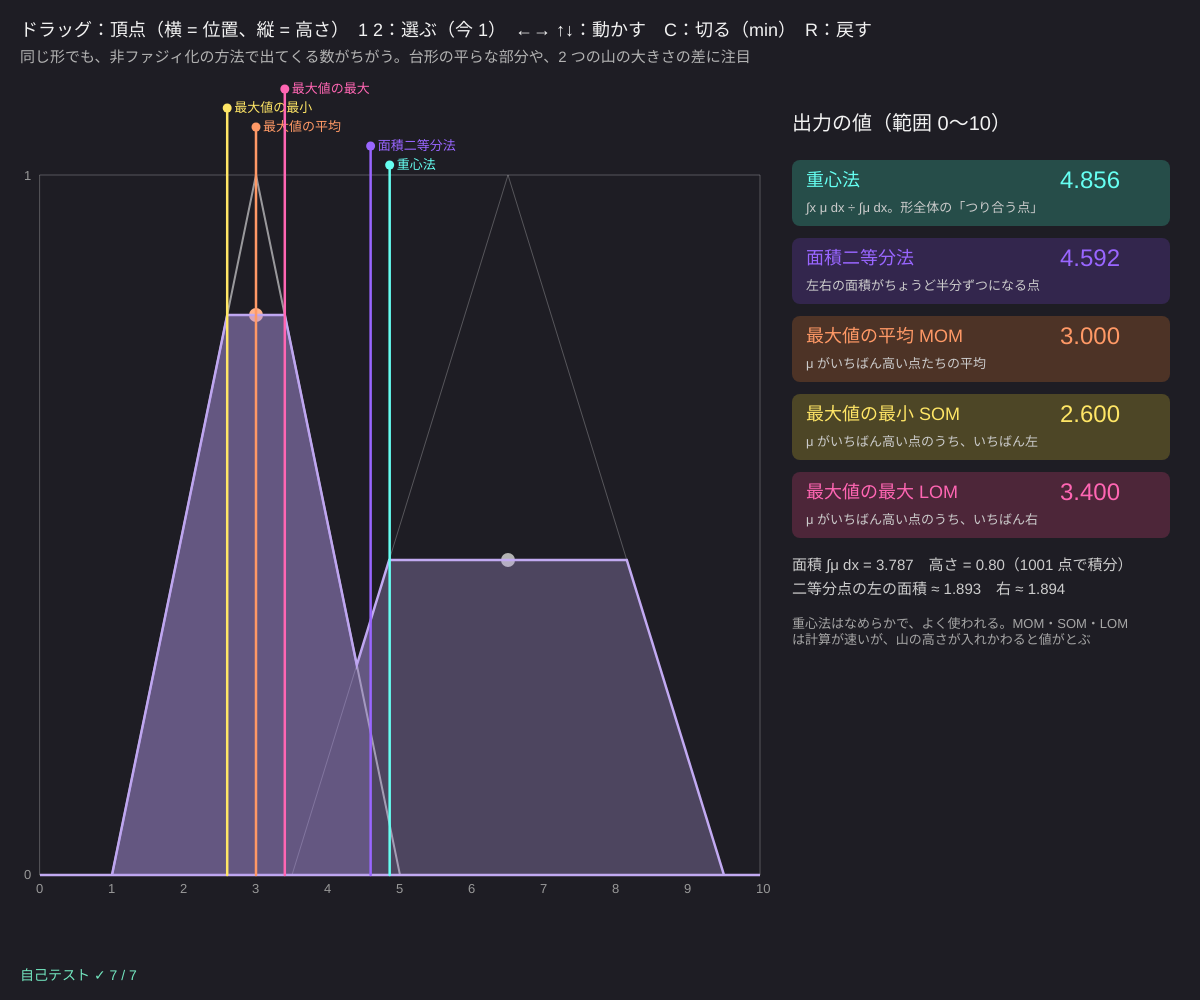
Frame 1 (no input)
Frame 60 (no input): identical to frame 1, image omitted
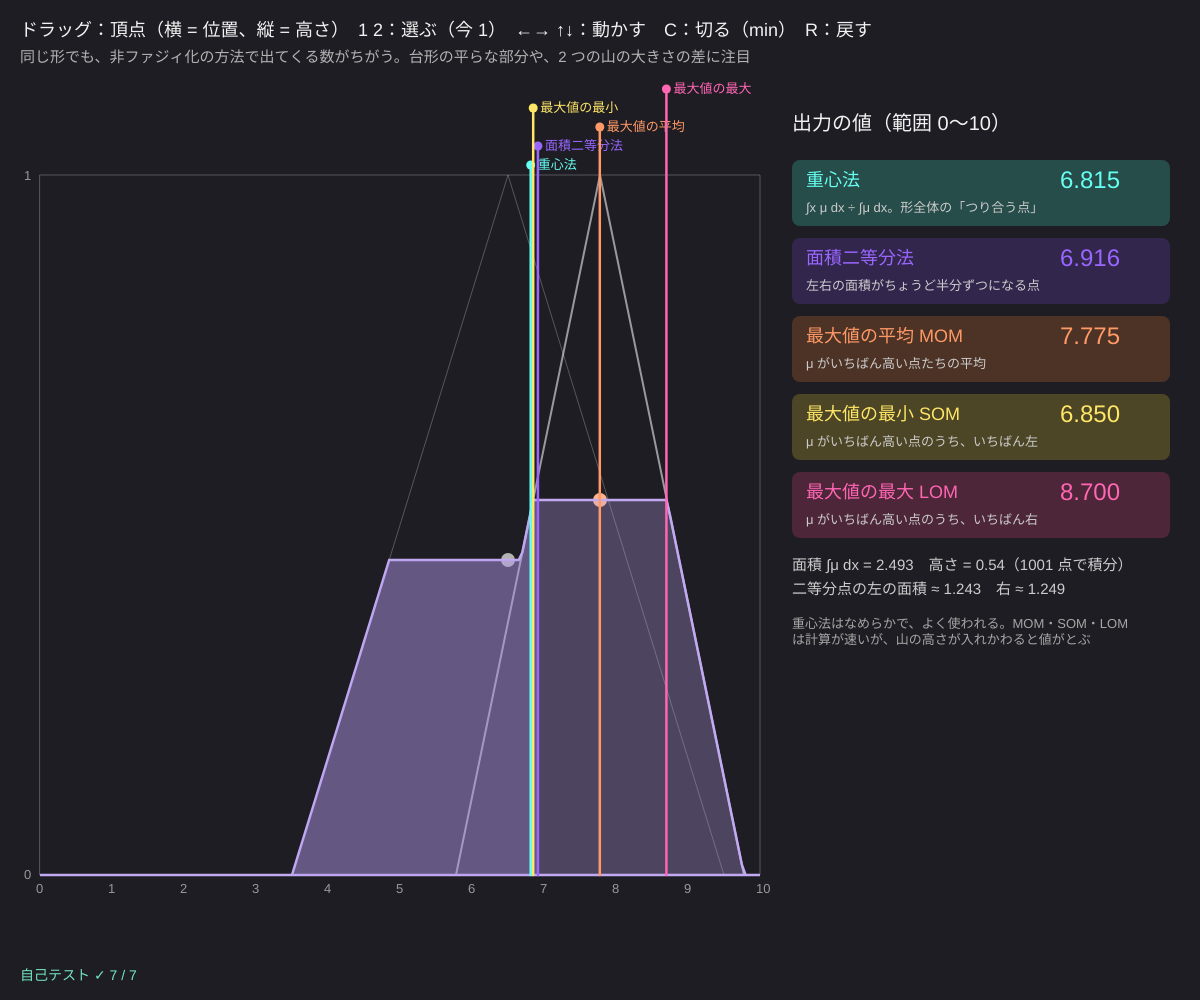
Frame 120 (the mouse pressed at the canvas centre since frame 60)

The p5.js sketch that drew these frames (run headless with seeded random() and noise() and a simulated clock; from frame 60 on, the mouse is pressed at the canvas centre):

// p5.js sketch
// ── sketch.js
// ============================================
// 07 非ファジィ化の比較
// 推論の結果は「形」（ファジィ集合）。最後に 1 つの数にする方法はいくつもある
//   重心法・面積二等分法・最大値の平均（MOM）・最大値の最小（SOM）・最大値の最大（LOM）
// ドラッグ = 三角の頂点を動かす（横 = 位置、縦 = 切る高さ）/ 1 2 = 選ぶ / ←→ ↑↓ = 動かす / C = 切る ⇔ 縮める / R = もとに戻す
// ============================================

const LO = 0, HI = 10, N = 1001;               // ★ 出力の範囲と、積分に使う点の数
let tris, sel = 0, scaled = false, ag, out;
const METHODS = [
  { key: 'cog', name: '重心法', desc: '∫x μ dx ÷ ∫μ dx。形全体の「つり合う点」', hue: 175 },
  { key: 'bis', name: '面積二等分法', desc: '左右の面積がちょうど半分ずつになる点', hue: 260 },
  { key: 'mom', name: '最大値の平均 MOM', desc: 'μ がいちばん高い点たちの平均', hue: 20 },
  { key: 'som', name: '最大値の最小 SOM', desc: 'μ がいちばん高い点のうち、いちばん左', hue: 50 },
  { key: 'lom', name: '最大値の最大 LOM', desc: 'μ がいちばん高い点のうち、いちばん右', hue: 330 },
];

function setup() {
  createCanvas(windowWidth, windowHeight);
  colorMode(HSB, 360, 100, 100, 100);
  resetShapes();
  selfTest();
}
function resetShapes() {
  // ★ 2 つの後件：三角 (a, b, c) と、切る高さ h
  tris = [{ a: 1, b: 3, c: 5, h: 0.8 }, { a: 3.5, b: 6.5, c: 9.5, h: 0.45 }];
}

// 2 つの「切った三角」の max（集約）を折れ線にする
function aggregate() {
  let xs = [], ys = [];
  for (let i = 0; i < N; i++) {
    let x = LO + ((HI - LO) * i) / (N - 1), y = 0;
    for (let t of tris) { let m = trimf(x, t.a, t.b, t.c); y = Math.max(y, scaled ? t.h * m : Math.min(t.h, m)); }
    xs.push(x); ys.push(y);
  }
  return { xs, ys };
}
function defuzzAll(xs, ys) {
  let mx = maxima(xs, ys);
  return { cog: centroid(xs, ys), bis: bisector(xs, ys), mom: mx && mx.mom, som: mx && mx.som, lom: mx && mx.lom, height: mx ? mx.height : 0 };
}

function draw() {
  background(250, 18, 14);
  ag = aggregate(); out = defuzzAll(ag.xs, ag.ys);
  let px = 40, py = 175, pw = width * 0.6, ph = height - 300;
  let X = (x) => px + ((x - LO) / (HI - LO)) * pw, Y = (y) => py + ph - y * ph;

  fill(0, 0, 95); noStroke(); textSize(18);
  text('ドラッグ：頂点（横 = 位置、縦 = 高さ）　1 2：選ぶ（今 ' + (sel + 1) + '）　←→ ↑↓：動かす　C：' + (scaled ? '縮める（積）' : '切る（min）') + '　R：戻す', 20, 36);
  fill(0, 0, 70); textSize(15);
  text('同じ形でも、非ファジィ化の方法で出てくる数がちがう。台形の平らな部分や、2 つの山の大きさの差に注目', 20, 62);

  // 軸と目盛り
  stroke(0, 0, 100, 25); strokeWeight(1); noFill(); rect(px, py, pw, ph);
  noStroke(); fill(0, 0, 60); textSize(13);
  for (let x = LO; x <= HI; x++) text(x, X(x) - 4, py + ph + 18);
  text('1', px - 16, py + 5); text('0', px - 16, py + ph + 4);
  // もとの三角（うすく）
  tris.forEach((t, k) => {
    stroke(0, 0, 100, k === sel ? 55 : 25); strokeWeight(k === sel ? 2 : 1); noFill();
    beginShape(); vertex(X(t.a), Y(0)); vertex(X(t.b), Y(1)); vertex(X(t.c), Y(0)); endShape();
    noStroke(); fill(k === sel ? color(20, 45, 100) : color(0, 0, 70)); circle(X(t.b), Y(t.h), 14);
  });
  // 集約した形
  fill(260, 30, 90, 30); stroke(260, 30, 95); strokeWeight(2.5);
  beginShape(); vertex(X(LO), Y(0));
  for (let i = 0; i < N; i += 5) vertex(X(ag.xs[i]), Y(ag.ys[i]));
  vertex(X(HI), Y(0)); endShape(CLOSE);
  // 面積二等分の左側を少し濃く
  if (out.bis !== null) {
    noStroke(); fill(260, 40, 90, 25); beginShape(); vertex(X(LO), Y(0));
    for (let i = 0; i < N && ag.xs[i] <= out.bis; i += 2) vertex(X(ag.xs[i]), Y(ag.ys[i]));
    vertex(X(out.bis), Y(0)); endShape(CLOSE);
  }
  // 各方法の位置
  METHODS.forEach((m, k) => {
    let v = out[m.key]; if (v === null || v === undefined) return;
    stroke(m.hue, 60, 100); strokeWeight(2.5); line(X(v), py - 10 - k * 19, X(v), py + ph);
    noStroke(); fill(m.hue, 60, 100); circle(X(v), py - 10 - k * 19, 9);
    textSize(13); text(m.name.split(' ')[0], X(v) + 7, py - 6 - k * 19);
  });

  // 右の表
  let tx = width * 0.66, ty = 130, tw = width - tx - 30;
  fill(0, 0, 95); textSize(20); text('出力の値（範囲 ' + LO + '〜' + HI + '）', tx, ty);
  METHODS.forEach((m, k) => {
    let y = ty + 30 + k * 78, v = out[m.key];
    fill(m.hue, 50, 30); rect(tx, y, tw, 66, 8);
    fill(m.hue, 60, 100); textSize(18); text(m.name, tx + 14, y + 26);
    textSize(24); text(v === null || v === undefined ? '—' : nf(v, 1, 3), tx + tw - 110, y + 28);
    fill(0, 0, 80); textSize(13); text(m.desc, tx + 14, y + 52);
  });
  let A = areaOf(ag.xs, ag.ys), yb = ty + 30 + 5 * 78 + 20;
  fill(0, 0, 80); textSize(15);
  text('面積 ∫μ dx = ' + nf(A, 1, 3) + '　高さ = ' + nf(out.height, 1, 2) + '（' + N + ' 点で積分）', tx, yb);
  if (out.bis !== null) {
    let left = areaOf(ag.xs.filter((x) => x <= out.bis), ag.ys.slice(0, ag.xs.filter((x) => x <= out.bis).length));
    text('二等分点の左の面積 ≈ ' + nf(left, 1, 3) + '　右 ≈ ' + nf(A - left, 1, 3), tx, yb + 24);
  }
  fill(0, 0, 65); textSize(13);
  text('重心法はなめらかで、よく使われる。MOM・SOM・LOM は計算が速いが、山の高さが入れかわると値がとぶ', tx, yb + 48, tw);

  fill(selfTestResults.every((r) => r.ok) ? color(160, 50, 90) : color(0, 80, 100)); textSize(14);
  text(selfTestLine(), 20, height - 20);
}

// ---- 操作
function mousePressed() {
  let px = 40, py = 175, pw = width * 0.6, ph = height - 300, best = 1e9;
  tris.forEach((t, k) => { let d = Math.hypot(mouseX - (px + (t.b / HI) * pw), mouseY - (py + ph - t.h * ph)); if (d < best && d < 60) { best = d; sel = k; } });
  mouseDragged();
}
function mouseDragged() {
  let px = 40, py = 175, pw = width * 0.6, ph = height - 300;
  if (mouseX < px || mouseX > px + pw || mouseY < py - 20 || mouseY > py + ph + 20) return;
  moveTo(LO + ((mouseX - px) / pw) * (HI - LO), (py + ph - mouseY) / ph);
}
// 頂点 b を x へ（三角の幅はそのまま）、高さ h を y に
function moveTo(x, y) {
  let t = tris[sel], wl = t.b - t.a, wr = t.c - t.b;
  t.b = clampv(x, LO, HI); t.a = t.b - wl; t.c = t.b + wr; t.h = clampv(y, 0.05, 1);
}
function keyPressed() {
  let t = tris[sel];
  if (key === '1') sel = 0;
  if (key === '2') sel = 1;
  if (key === LEFT_ARROW) moveTo(t.b - 0.1, t.h);
  if (key === RIGHT_ARROW) moveTo(t.b + 0.1, t.h);
  if (key === UP_ARROW) moveTo(t.b, t.h + 0.05);
  if (key === DOWN_ARROW) moveTo(t.b, t.h - 0.05);
  if (key === 'c' || key === 'C') scaled = !scaled;
  if (key === 'r' || key === 'R') resetShapes();
}

// ---- 自己テスト：閉じた式（手で計算できる値）と比べる
function selfTest() {
  selfTestResults = [];
  let grid = (f) => { let xs = [], ys = []; for (let i = 0; i <= 1000; i++) { xs.push(i / 100); ys.push(f(i / 100)); } return { xs, ys }; };
  let g1 = grid((x) => Math.min(0.6, trimf(x, 2, 5, 8))), d1 = defuzzAll(g1.xs, g1.ys);
  check('左右対称の三角 (2, 5, 8) を 0.6 で切る → 重心 = 二等分 = MOM = 5、SOM = 3.8、LOM = 6.2',
    near(d1.cog, 5, 1e-9) && near(d1.bis, 5, 1e-9) && near(d1.mom, 5, 1e-9) && near(d1.som, 3.8, 1e-9) && near(d1.lom, 6.2, 1e-9));
  let g2 = grid((x) => trimf(x, 0, 2, 10)), d2 = defuzzAll(g2.xs, g2.ys);
  check('三角 (0, 2, 10) の重心 = (0 + 2 + 10) / 3 = 4', near(d2.cog, 4, 1e-9));
  check('三角 (0, 2, 10) の面積二等分 = 10 − √40 = 3.675（右側の面積 (10−x)²/16 = 2.5）', near(d2.bis, 10 - Math.sqrt(40), 1e-6));
  check('三角 (0, 2, 10) の MOM = SOM = LOM = 頂点 2', near(d2.mom, 2) && near(d2.som, 2) && near(d2.lom, 2));
  let g3 = grid((x) => Math.min(0.5, trimf(x, 0, 2, 10))), d3 = defuzzAll(g3.xs, g3.ys);
  let P = polyCentroid([[0, 0], [1, 0.5], [6, 0.5], [10, 0]]);
  check('三角 (0, 2, 10) を 0.5 で切った台形 (0, 1, 6, 10)：重心 = 多角形の重心の公式 ' + nf(P, 1, 4), near(d3.cog, P, 1e-9));
  check('同じ台形：MOM = 3.5、SOM = 1、LOM = 6', near(d3.mom, 3.5, 1e-9) && near(d3.som, 1, 1e-9) && near(d3.lom, 6, 1e-9));
  let empty = defuzzAll(g3.xs, g3.xs.map(() => 0));
  check('全部 0（どの規則も発火しない）→ 0 で割らずに「値なし」', empty.cog === null && empty.bis === null && empty.mom === null);
  reportSelfTest();
}
// 多角形（[x, y] の列、x 軸の上）の重心の x 座標：靴ひもの公式
function polyCentroid(P) {
  let A = 0, Cx = 0;
  for (let i = 0; i < P.length; i++) {
    let [x0, y0] = P[i], [x1, y1] = P[(i + 1) % P.length], cr = x0 * y1 - x1 * y0;
    A += cr; Cx += (x0 + x1) * cr;
  }
  return Cx / (3 * A);
}

// ---------- やってみよう ----------
// 1. 2 つの山の高さを同じにすると、MOM はどこへとぶ？ 重心は？
// 2. 片方の山を左右にゆっくり動かして、5 つの値がなめらかに動くか見る
// 3. C で「縮める」にすると、平らな部分がなくなる → SOM = MOM = LOM になる
// 4. 山を離して置くと、重心が「どちらの山でもない谷」に来ることがある。これは良い？
// 5. N を 101 に減らすと、重心の値はどれくらい変わる？


// ==================================================
// ここから下は「ファジィの道具」（中身は読まなくても OK。消さないでね）
// ==================================================
// ---- メンバーシップ関数（所属度 μ を 0〜1 で返す）
function trimf(x, a, b, c) {            // 三角：a で 0、b で 1、c で 0
  if (x < a || x > c) return 0;
  if (x === b) return 1;
  if (x < b) return b > a ? (x - a) / (b - a) : 1;
  return c > b ? (c - x) / (c - b) : 1;
}
function clampv(v, a, b) { return v < a ? a : v > b ? b : v; }

// ---- 非ファジィ化（xs, ys は同じ長さの配列。ys は折れ線の高さ）
// 重心 = ∫x μ dx ÷ ∫μ dx（折れ線の区間ごとに正確に積分）。どの規則も発火しなければ null
function centroid(xs, ys) {
  let A = 0, M = 0;
  for (let i = 0; i + 1 < xs.length; i++) {
    let h = xs[i + 1] - xs[i], y0 = ys[i], y1 = ys[i + 1];
    A += (h * (y0 + y1)) / 2;
    M += (h * (xs[i] * (2 * y0 + y1) + xs[i + 1] * (y0 + 2 * y1))) / 6;
  }
  return A > 1e-12 ? M / A : null;
}
function areaOf(xs, ys) { let A = 0; for (let i = 0; i + 1 < xs.length; i++) A += ((xs[i + 1] - xs[i]) * (ys[i] + ys[i + 1])) / 2; return A; }
// 面積二等分：左右の面積が等しくなる x
function bisector(xs, ys) {
  let A = areaOf(xs, ys); if (A <= 1e-12) return null;
  let acc = 0;
  for (let i = 0; i + 1 < xs.length; i++) {
    let h = xs[i + 1] - xs[i], y0 = ys[i], y1 = ys[i + 1], a = (h * (y0 + y1)) / 2;
    if (acc + a >= A / 2) {
      let need = A / 2 - acc, k = (y1 - y0) / h, t;   // y0 t + k t²/2 = need を解く
      if (Math.abs(k) < 1e-12) t = y0 > 0 ? need / y0 : 0;
      else t = (-y0 + Math.sqrt(Math.max(0, y0 * y0 + 2 * k * need))) / k;
      return xs[i] + clampv(t, 0, h);
    }
    acc += a;
  }
  return xs[xs.length - 1];
}
// 最大値の点たち：平均（MOM）・いちばん左（SOM）・いちばん右（LOM）
function maxima(xs, ys) {
  let m = 0; for (let y of ys) m = Math.max(m, y);
  if (m <= 1e-12) return null;
  let s = 0, n = 0, lo = null, hi = null;
  for (let i = 0; i < xs.length; i++) if (ys[i] >= m - 1e-9) { s += xs[i]; n++; if (lo === null) lo = xs[i]; hi = xs[i]; }
  return { mom: s / n, som: lo, lom: hi, height: m };
}

// ---- 自己テストの道具
let selfTestResults = [];
function check(name, cond) { selfTestResults.push({ name, ok: !!cond }); }
function near(a, b, tol) { return a !== null && Math.abs(a - b) <= (tol === undefined ? 1e-9 : tol); }
function reportSelfTest() { for (let r of selfTestResults) (r.ok ? console.log : console.error)((r.ok ? '✓ ' : '✗ ') + r.name); }
function selfTestLine() { let n = selfTestResults.filter((r) => r.ok).length; return '自己テスト ' + (n === selfTestResults.length ? '✓ ' : '✗ ') + n + ' / ' + selfTestResults.length; }
